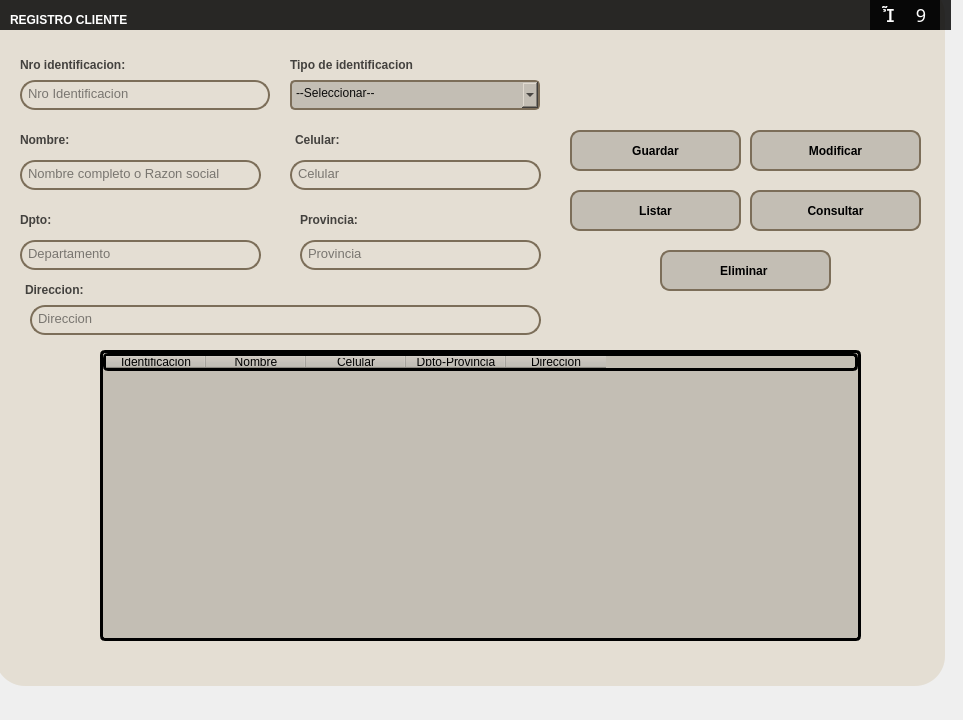
<?xml version="1.0" encoding="UTF-8"?>
<ui version="4.0">
 <class>MainWindow</class>
 <widget class="QMainWindow" name="MainWindow">
  <property name="geometry">
   <rect>
    <x>0</x>
    <y>0</y>
    <width>963</width>
    <height>720</height>
   </rect>
  </property>
  <property name="windowTitle">
   <string>MainWindow</string>
  </property>
  <widget class="QWidget" name="centralwidget">
   <widget class="QWidget" name="widget" native="true">
    <property name="geometry">
     <rect>
      <x>-20</x>
      <y>-20</y>
      <width>1000</width>
      <height>731</height>
     </rect>
    </property>
    <property name="styleSheet">
     <string notr="true">QPushButton#Insertar{
	background-color: qlineargradient(spread:pad, x1:0, y1:0, x2:1, y2:0, stop:0 rgba(11,131,120,219), stop:1 rgba(85,98,112,226));
	color:rgba(255,255,255,210);
	border-radius:5px;
}

QPushButton#Insertar:hover{
	background-color: qlineargradient(spread:pad, x1:0, y1:0, x2:1, y2:0, stop:0 rgba(150,123,111,219), stop:1 rgba(85,81,84,226));

}

QPushButton#Insertar:pressed{
	padding-left:5px;
	padding-top:5px;
	background-color:rgba(150,123,111,255);
}

QPushButton#btnListar{
	background-color: qlineargradient(spread:pad, x1:0, y1:0, x2:1, y2:0, stop:0  #efa114, stop:1 #fccc7c );
	color:rgba(255,255,255,210);
	border:5px solid #00000;
}

QPushButton#btnListar:hover{
	background-color: qlineargradient(spread:pad, x1:0, y1:0, x2:1, y2:0, stop:0 rgba(150,123,111,219), stop:1 rgba(85,81,84,226));
	border: 2px solid #FFFFFF;

}

QPushButton#btnListar:pressed{
	padding-left:5px;
	padding-top:5px;
	background-color:rgba(150,123,111,255);
}

QPushButton#btnGuardar{
	background-color: qlineargradient(spread:pad, x1:0, y1:0, x2:1, y2:0, stop:0 #efa114, stop:1 #fccc7c );
	color:rgba(255,255,255,210);
	border:5px solid #00000;
}

QPushButton#btnGuardar:hover{
	background-color: qlineargradient(spread:pad, x1:0, y1:0, x2:1, y2:0, stop:0 rgba(150,123,111,219), stop:1 rgba(85,81,84,226));
	border: 2px solid #FFFFFF;

}

QPushButton#btnGuardar:pressed{
	padding-left:5px;
	padding-top:5px;
	background-color: #efa114;
}

QPushButton#btnModificar{
	background-color: qlineargradient(spread:pad, x1:0, y1:0, x2:1, y2:0, stop:0 #efa114, stop:1 #fccc7c );
	color:rgba(255,255,255,210);
	border:5px solid #00000;
}

QPushButton#btnModificar:hover{
	background-color: qlineargradient(spread:pad, x1:0, y1:0, x2:1, y2:0, stop:0 rgba(150,123,111,219), stop:1 rgba(85,81,84,226));
	border: 2px solid #FFFFFF;

}

QPushButton#btnModificar:pressed{
	padding-left:5px;
	padding-top:5px;
	background-color: #efa114;
}

QPushButton#btnConsultar{
	background-color: qlineargradient(spread:pad, x1:0, y1:0, x2:1, y2:0, stop:0 #efa114, stop:1 #fccc7c );
	color:rgba(255,255,255,210);
	border:5px solid #00000;
}

QPushButton#btnConsultar:hover{
	background-color: qlineargradient(spread:pad, x1:0, y1:0, x2:1, y2:0, stop:0 rgba(150,123,111,219), stop:1 rgba(85,81,84,226));
	border: 2px solid #FFFFFF;

}

QPushButton#btnConsultar:pressed{
	padding-left:5px;
	padding-top:5px;
	background-color: #efa114;
}

QPushButton#btnEliminar{
	background-color: qlineargradient(spread:pad, x1:0, y1:0, x2:1, y2:0, stop:0 #efa114, stop:1 #fccc7c );
	color:rgba(255,255,255,210);
	border:5px solid #00000;
}

QPushButton#btnEliminar:hover{
	background-color: qlineargradient(spread:pad, x1:0, y1:0, x2:1, y2:0, stop:0 rgba(150,123,111,219), stop:1 rgba(85,81,84,226));
	border: 2px solid #FFFFFF;

}

QPushButton#btnEliminar:pressed{
	padding-left:5px;
	padding-top:5px;
	background-color: #efa114;
}




</string>
    </property>
    <widget class="QLabel" name="label">
     <property name="geometry">
      <rect>
       <x>15</x>
       <y>5</y>
       <width>950</width>
       <height>701</height>
      </rect>
     </property>
     <property name="styleSheet">
      <string notr="true">background-color: rgb(228, 222, 211);
border-radius:30px</string>
     </property>
     <property name="text">
      <string/>
     </property>
    </widget>
    <widget class="QWidget" name="widget_2" native="true">
     <property name="geometry">
      <rect>
       <x>20</x>
       <y>20</y>
       <width>951</width>
       <height>30</height>
      </rect>
     </property>
     <property name="styleSheet">
      <string notr="true">background-color:rgba(0,0,0,210);
</string>
     </property>
     <widget class="QWidget" name="horizontalWidget_3" native="true">
      <property name="geometry">
       <rect>
        <x>870</x>
        <y>0</y>
        <width>70</width>
        <height>30</height>
       </rect>
      </property>
      <property name="styleSheet">
       <string notr="true">QPushButton{
	background-color:rgba(0,0,0,0);
	color:rgb(255,255,255);
	border-radius:1px;
	font-size:18px;
	font-family:dripicons-v2;
}

QPushButton:hover{
	background-color:rgb(49,48,53)
}

QPushButton#cerrar:hover{
	background-color:rgb(232,17,25)
}

QpushButton:pressed{
	padding-top:5px;
 	padding-left:5px;
}
</string>
      </property>
      <layout class="QHBoxLayout" name="horizontalLayout_3">
       <property name="spacing">
        <number>0</number>
       </property>
       <property name="leftMargin">
        <number>0</number>
       </property>
       <property name="topMargin">
        <number>0</number>
       </property>
       <property name="rightMargin">
        <number>0</number>
       </property>
       <property name="bottomMargin">
        <number>0</number>
       </property>
       <item>
        <widget class="QPushButton" name="btnMinizar">
         <property name="minimumSize">
          <size>
           <width>30</width>
           <height>30</height>
          </size>
         </property>
         <property name="maximumSize">
          <size>
           <width>30</width>
           <height>30</height>
          </size>
         </property>
         <property name="text">
          <string></string>
         </property>
        </widget>
       </item>
       <item>
        <widget class="QPushButton" name="btnCerrar">
         <property name="minimumSize">
          <size>
           <width>30</width>
           <height>30</height>
          </size>
         </property>
         <property name="maximumSize">
          <size>
           <width>30</width>
           <height>30</height>
          </size>
         </property>
         <property name="text">
          <string>9</string>
         </property>
        </widget>
       </item>
      </layout>
     </widget>
    </widget>
    <widget class="QLabel" name="label_2">
     <property name="geometry">
      <rect>
       <x>30</x>
       <y>25</y>
       <width>200</width>
       <height>30</height>
      </rect>
     </property>
     <property name="font">
      <font>
       <pointsize>9</pointsize>
       <weight>75</weight>
       <bold>true</bold>
      </font>
     </property>
     <property name="styleSheet">
      <string notr="true">color:rgba(255,255,255,255)</string>
     </property>
     <property name="text">
      <string>REGISTRO CLIENTE</string>
     </property>
    </widget>
    <widget class="QLabel" name="label_4">
     <property name="geometry">
      <rect>
       <x>40</x>
       <y>75</y>
       <width>151</width>
       <height>20</height>
      </rect>
     </property>
     <property name="font">
      <font>
       <pointsize>9</pointsize>
       <weight>75</weight>
       <bold>true</bold>
      </font>
     </property>
     <property name="styleSheet">
      <string notr="true">color:rgba(0,0,0,180)</string>
     </property>
     <property name="text">
      <string>Nro identificacion:</string>
     </property>
    </widget>
    <widget class="QLabel" name="label_5">
     <property name="geometry">
      <rect>
       <x>40</x>
       <y>150</y>
       <width>71</width>
       <height>20</height>
      </rect>
     </property>
     <property name="font">
      <font>
       <pointsize>9</pointsize>
       <weight>75</weight>
       <bold>true</bold>
      </font>
     </property>
     <property name="styleSheet">
      <string notr="true">color:rgba(0,0,0,180)</string>
     </property>
     <property name="text">
      <string>Nombre:</string>
     </property>
    </widget>
    <widget class="QLabel" name="label_7">
     <property name="geometry">
      <rect>
       <x>315</x>
       <y>150</y>
       <width>61</width>
       <height>20</height>
      </rect>
     </property>
     <property name="font">
      <font>
       <pointsize>9</pointsize>
       <weight>75</weight>
       <bold>true</bold>
      </font>
     </property>
     <property name="styleSheet">
      <string notr="true">color:rgba(0,0,0,180)</string>
     </property>
     <property name="text">
      <string>Celular:</string>
     </property>
    </widget>
    <widget class="QLineEdit" name="txtNroIdentificacion">
     <property name="geometry">
      <rect>
       <x>40</x>
       <y>100</y>
       <width>250</width>
       <height>30</height>
      </rect>
     </property>
     <property name="font">
      <font>
       <pointsize>10</pointsize>
      </font>
     </property>
     <property name="styleSheet">
      <string notr="true">background-color:rgba(0,0,0,0);
border:1.5px solid #7c6e59;
border-radius:15px;
color:rgba(0,0,0,240);
padding-bottom:4px;
padding-left:4px</string>
     </property>
     <property name="text">
      <string/>
     </property>
     <property name="placeholderText">
      <string>Nro Identificacion</string>
     </property>
    </widget>
    <widget class="QLineEdit" name="txtNombre">
     <property name="geometry">
      <rect>
       <x>40</x>
       <y>180</y>
       <width>241</width>
       <height>30</height>
      </rect>
     </property>
     <property name="font">
      <font>
       <pointsize>10</pointsize>
      </font>
     </property>
     <property name="styleSheet">
      <string notr="true">background-color:rgba(0,0,0,0);
border:1.5px solid #7c6e59;
border-radius:15px;
color:rgba(0,0,0,240);
padding-bottom:4px;
padding-left:4px</string>
     </property>
     <property name="text">
      <string/>
     </property>
     <property name="placeholderText">
      <string>Nombre completo o Razon social</string>
     </property>
    </widget>
    <widget class="QLineEdit" name="txtCelular">
     <property name="geometry">
      <rect>
       <x>310</x>
       <y>180</y>
       <width>251</width>
       <height>30</height>
      </rect>
     </property>
     <property name="font">
      <font>
       <pointsize>10</pointsize>
      </font>
     </property>
     <property name="styleSheet">
      <string notr="true">background-color:rgba(0,0,0,0);
border:1.5px solid #7c6e59;
border-radius:15px;
color:rgba(0,0,0,240);
padding-bottom:4px;
padding-left:4px</string>
     </property>
     <property name="text">
      <string/>
     </property>
     <property name="placeholderText">
      <string>Celular</string>
     </property>
    </widget>
    <widget class="QPushButton" name="btnGuardar">
     <property name="geometry">
      <rect>
       <x>590</x>
       <y>150</y>
       <width>171</width>
       <height>41</height>
      </rect>
     </property>
     <property name="font">
      <font>
       <pointsize>9</pointsize>
       <weight>75</weight>
       <bold>true</bold>
      </font>
     </property>
     <property name="styleSheet">
      <string notr="true">QPushButton{
background-color: rgb(195, 190, 180);
	color: rgb(0, 0, 0);
	border-radius:10px;
	border:1.5px solid #7c6e59;
}

QPushButton:hover{
background-color: rgb(218, 212, 202);
	border:1.5px solid #7c6e59;
}

QPushButton:pressed{
	padding-left:5px;
	padding-top:5px;
	background-color: rgb(195, 190, 180);
	border:1.5px solid #7c6e59;

}</string>
     </property>
     <property name="text">
      <string>Guardar</string>
     </property>
    </widget>
    <widget class="QPushButton" name="btnListar">
     <property name="geometry">
      <rect>
       <x>590</x>
       <y>210</y>
       <width>171</width>
       <height>41</height>
      </rect>
     </property>
     <property name="font">
      <font>
       <pointsize>9</pointsize>
       <weight>75</weight>
       <bold>true</bold>
      </font>
     </property>
     <property name="styleSheet">
      <string notr="true">QPushButton{
background-color: rgb(195, 190, 180);
	color: rgb(0, 0, 0);
	border-radius:10px;
	border:1.5px solid #7c6e59;
}

QPushButton:hover{
background-color: rgb(218, 212, 202);
	border:1.5px solid #7c6e59;
}

QPushButton:pressed{
	padding-left:5px;
	padding-top:5px;
	background-color: rgb(195, 190, 180);
	border:1.5px solid #7c6e59;

}</string>
     </property>
     <property name="text">
      <string>Listar</string>
     </property>
    </widget>
    <widget class="QLineEdit" name="txtDireccion">
     <property name="geometry">
      <rect>
       <x>50</x>
       <y>325</y>
       <width>511</width>
       <height>30</height>
      </rect>
     </property>
     <property name="font">
      <font>
       <pointsize>10</pointsize>
      </font>
     </property>
     <property name="styleSheet">
      <string notr="true">background-color:rgba(0,0,0,0);
border:1.5px solid #7c6e59;
border-radius:15px;
color:rgba(0,0,0,240);
padding-bottom:4px;
padding-left:4px</string>
     </property>
     <property name="text">
      <string/>
     </property>
     <property name="placeholderText">
      <string>Direccion</string>
     </property>
    </widget>
    <widget class="QLabel" name="label_8">
     <property name="geometry">
      <rect>
       <x>45</x>
       <y>300</y>
       <width>81</width>
       <height>20</height>
      </rect>
     </property>
     <property name="font">
      <font>
       <pointsize>9</pointsize>
       <weight>75</weight>
       <bold>true</bold>
      </font>
     </property>
     <property name="styleSheet">
      <string notr="true">color:rgba(0,0,0,180)</string>
     </property>
     <property name="text">
      <string>Direccion:</string>
     </property>
    </widget>
    <widget class="QLineEdit" name="txtDepartamento">
     <property name="geometry">
      <rect>
       <x>40</x>
       <y>260</y>
       <width>241</width>
       <height>30</height>
      </rect>
     </property>
     <property name="font">
      <font>
       <pointsize>10</pointsize>
      </font>
     </property>
     <property name="styleSheet">
      <string notr="true">background-color:rgba(0,0,0,0);
border:1.5px solid #7c6e59;
border-radius:15px;
color:rgba(0,0,0,240);
padding-bottom:4px;
padding-left:4px</string>
     </property>
     <property name="text">
      <string/>
     </property>
     <property name="placeholderText">
      <string>Departamento</string>
     </property>
    </widget>
    <widget class="QLabel" name="label_9">
     <property name="geometry">
      <rect>
       <x>40</x>
       <y>230</y>
       <width>61</width>
       <height>20</height>
      </rect>
     </property>
     <property name="font">
      <font>
       <pointsize>9</pointsize>
       <weight>75</weight>
       <bold>true</bold>
      </font>
     </property>
     <property name="styleSheet">
      <string notr="true">color:rgba(0,0,0,180)</string>
     </property>
     <property name="text">
      <string>Dpto:</string>
     </property>
    </widget>
    <widget class="QLineEdit" name="txtProvincia">
     <property name="geometry">
      <rect>
       <x>320</x>
       <y>260</y>
       <width>241</width>
       <height>30</height>
      </rect>
     </property>
     <property name="font">
      <font>
       <pointsize>10</pointsize>
      </font>
     </property>
     <property name="styleSheet">
      <string notr="true">background-color:rgba(0,0,0,0);
border:1.5px solid #7c6e59;
border-radius:15px;
color:rgba(0,0,0,240);
padding-bottom:4px;
padding-left:4px</string>
     </property>
     <property name="text">
      <string/>
     </property>
     <property name="placeholderText">
      <string>Provincia</string>
     </property>
    </widget>
    <widget class="QLabel" name="label_10">
     <property name="geometry">
      <rect>
       <x>320</x>
       <y>230</y>
       <width>81</width>
       <height>20</height>
      </rect>
     </property>
     <property name="font">
      <font>
       <pointsize>9</pointsize>
       <weight>75</weight>
       <bold>true</bold>
      </font>
     </property>
     <property name="styleSheet">
      <string notr="true">color:rgba(0,0,0,180)</string>
     </property>
     <property name="text">
      <string>Provincia:</string>
     </property>
    </widget>
    <widget class="QTableWidget" name="tableWidget">
     <property name="geometry">
      <rect>
       <x>120</x>
       <y>370</y>
       <width>761</width>
       <height>291</height>
      </rect>
     </property>
     <property name="sizePolicy">
      <sizepolicy hsizetype="Expanding" vsizetype="Expanding">
       <horstretch>0</horstretch>
       <verstretch>0</verstretch>
      </sizepolicy>
     </property>
     <property name="styleSheet">
      <string notr="true">border-radius:5px;
border: 3px solid  #000000;
background-color: rgb(195, 190, 180);

</string>
     </property>
     <column>
      <property name="text">
       <string>Identificacion</string>
      </property>
     </column>
     <column>
      <property name="text">
       <string>Nombre</string>
      </property>
     </column>
     <column>
      <property name="text">
       <string>Celular</string>
      </property>
     </column>
     <column>
      <property name="text">
       <string>Dpto-Provincia</string>
      </property>
     </column>
     <column>
      <property name="text">
       <string>Direccion</string>
      </property>
     </column>
    </widget>
    <widget class="QPushButton" name="btnModificar">
     <property name="geometry">
      <rect>
       <x>770</x>
       <y>150</y>
       <width>171</width>
       <height>41</height>
      </rect>
     </property>
     <property name="font">
      <font>
       <pointsize>9</pointsize>
       <weight>75</weight>
       <bold>true</bold>
      </font>
     </property>
     <property name="styleSheet">
      <string notr="true">QPushButton{
background-color: rgb(195, 190, 180);
	color: rgb(0, 0, 0);
	border-radius:10px;
	border:1.5px solid #7c6e59;
}

QPushButton:hover{
background-color: rgb(218, 212, 202);
	border:1.5px solid #7c6e59;
}

QPushButton:pressed{
	padding-left:5px;
	padding-top:5px;
	background-color: rgb(195, 190, 180);
	border:1.5px solid #7c6e59;

}</string>
     </property>
     <property name="text">
      <string>Modificar</string>
     </property>
    </widget>
    <widget class="QPushButton" name="btnConsultar">
     <property name="geometry">
      <rect>
       <x>770</x>
       <y>210</y>
       <width>171</width>
       <height>41</height>
      </rect>
     </property>
     <property name="font">
      <font>
       <pointsize>9</pointsize>
       <weight>75</weight>
       <bold>true</bold>
      </font>
     </property>
     <property name="styleSheet">
      <string notr="true">QPushButton{
background-color: rgb(195, 190, 180);
	color: rgb(0, 0, 0);
	border-radius:10px;
	border:1.5px solid #7c6e59;
}

QPushButton:hover{
background-color: rgb(218, 212, 202);
	border:1.5px solid #7c6e59;
}

QPushButton:pressed{
	padding-left:5px;
	padding-top:5px;
	background-color: rgb(195, 190, 180);
	border:1.5px solid #7c6e59;

}</string>
     </property>
     <property name="text">
      <string>Consultar</string>
     </property>
    </widget>
    <widget class="QPushButton" name="btnEliminar">
     <property name="geometry">
      <rect>
       <x>680</x>
       <y>270</y>
       <width>171</width>
       <height>41</height>
      </rect>
     </property>
     <property name="font">
      <font>
       <pointsize>9</pointsize>
       <weight>75</weight>
       <bold>true</bold>
      </font>
     </property>
     <property name="styleSheet">
      <string notr="true">QPushButton{
background-color: rgb(195, 190, 180);
	color: rgb(0, 0, 0);
	border-radius:10px;
	border:1.5px solid #7c6e59;
}

QPushButton:hover{
background-color: rgb(218, 212, 202);
	border:1.5px solid #7c6e59;
}

QPushButton:pressed{
	padding-left:5px;
	padding-top:5px;
	background-color: rgb(195, 190, 180);
	border:1.5px solid #7c6e59;

}</string>
     </property>
     <property name="text">
      <string>Eliminar </string>
     </property>
    </widget>
    <widget class="QLabel" name="label_19">
     <property name="geometry">
      <rect>
       <x>310</x>
       <y>75</y>
       <width>161</width>
       <height>20</height>
      </rect>
     </property>
     <property name="font">
      <font>
       <pointsize>9</pointsize>
       <weight>75</weight>
       <bold>true</bold>
      </font>
     </property>
     <property name="styleSheet">
      <string notr="true">color:rgba(0,0,0,180)</string>
     </property>
     <property name="text">
      <string>Tipo de identificacion</string>
     </property>
    </widget>
    <widget class="QComboBox" name="cboIdenitificacion">
     <property name="geometry">
      <rect>
       <x>310</x>
       <y>100</y>
       <width>250</width>
       <height>30</height>
      </rect>
     </property>
     <property name="styleSheet">
      <string notr="true">background-color: rgb(195, 190, 180);
border:1.5px solid #7c6e59;
border-radius:5px;
color:rgba(0,0,0,240);
padding-bottom:4px;
padding-left:4px</string>
     </property>
     <property name="editable">
      <bool>false</bool>
     </property>
     <property name="currentText">
      <string>--Seleccionar--</string>
     </property>
     <property name="currentIndex">
      <number>0</number>
     </property>
     <item>
      <property name="text">
       <string>--Seleccionar--</string>
      </property>
     </item>
     <item>
      <property name="text">
       <string>DNI</string>
      </property>
     </item>
     <item>
      <property name="text">
       <string>RUC </string>
      </property>
     </item>
    </widget>
   </widget>
  </widget>
 </widget>
 <resources/>
 <connections/>
</ui>
